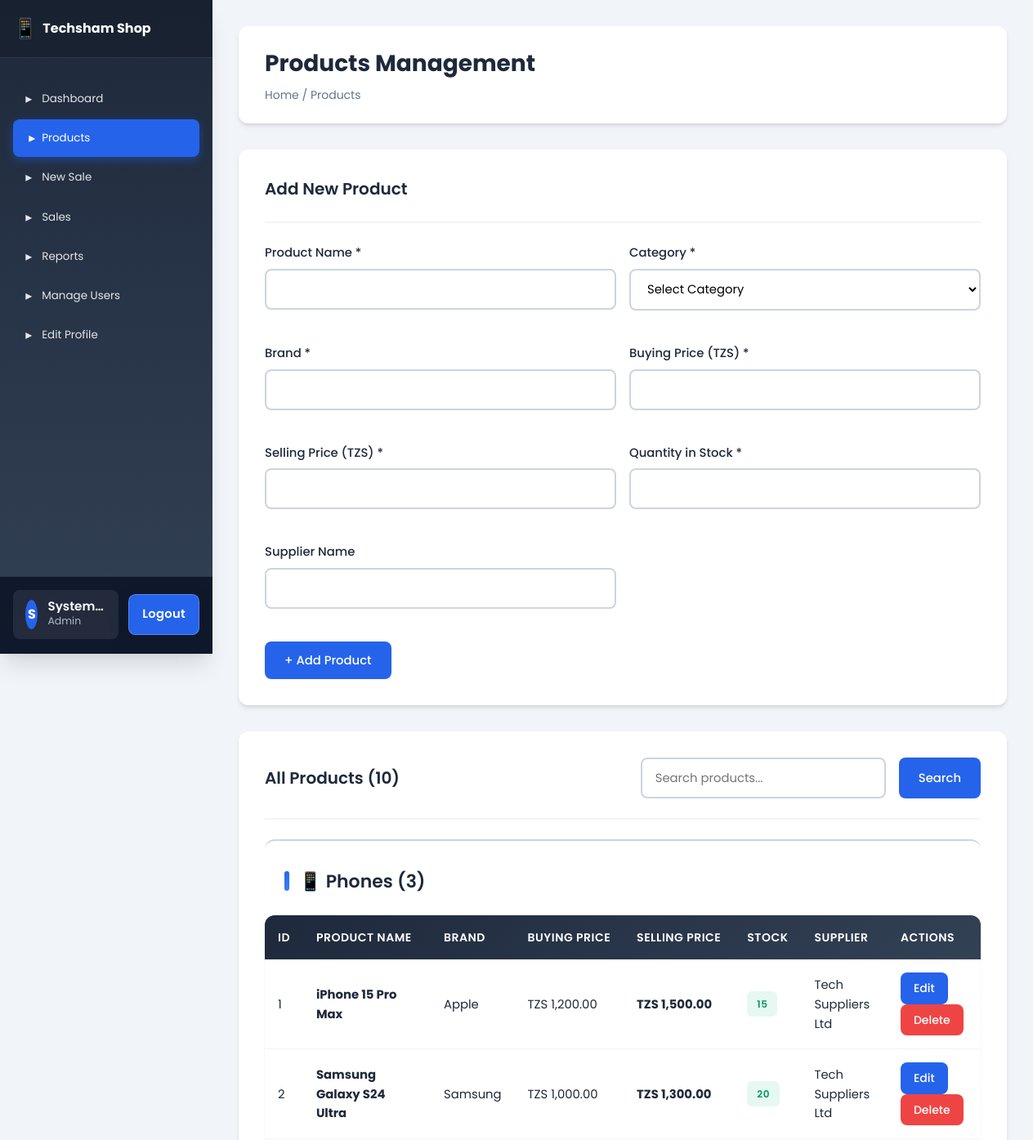
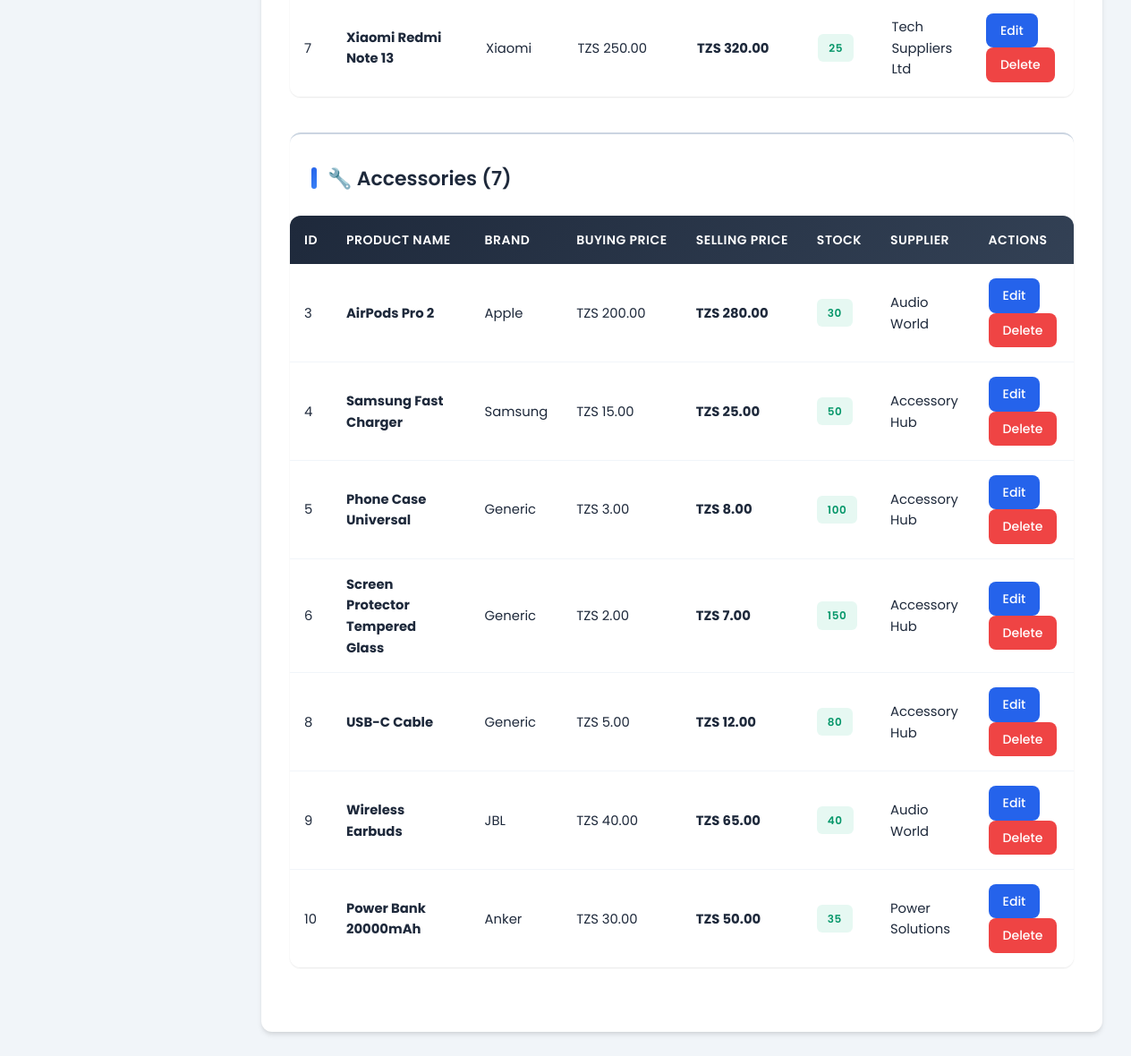
The page /products.php (signed in) on the database its author committed (2 pictures, top to bottom).
### tables this page shows
CREATE TABLE IF NOT EXISTS products (
    id INT(11) AUTO_INCREMENT PRIMARY KEY,
    product_name VARCHAR(200) NOT NULL,
    category ENUM('Phone', 'Accessories') NOT NULL,
    brand VARCHAR(100) NOT NULL,
    buying_price DECIMAL(10,2) NOT NULL,
    selling_price DECIMAL(10,2) NOT NULL,
    quantity_in_stock INT(11) NOT NULL DEFAULT 0,
    supplier_name VARCHAR(150),
    date_added TIMESTAMP DEFAULT CURRENT_TIMESTAMP,
    last_updated TIMESTAMP DEFAULT CURRENT_TIMESTAMP ON UPDATE CURRENT_TIMESTAMP,
    status ENUM('active', 'inactive') DEFAULT 'active',
    INDEX idx_category (category),
    INDEX idx_brand (brand),
    INDEX idx_stock (quantity_in_stock)
);

### includes/functions.php (called while the page is built, shortened)
<?php
function formatCurrency($amount) {
    return 'TZS ' . number_format($amount, 2);
}
function isAdmin() {
    return isset($_SESSION['role']) && $_SESSION['role'] === 'admin';
}
?>

### products.php (the view, shortened to what this page needs)
<?php
require_once 'includes/config.php';
require_once 'includes/functions.php';
$isAdmin = isAdmin();
$editProduct = null;
$searchTerm = isset($_GET['search']) ? sanitize($_GET['search']) : '';
if (!empty($searchTerm)) {
    $products = searchProducts($pdo, $searchTerm);
} else {
    $stmt = $pdo->query("SELECT * FROM products WHERE status = 'active' ORDER BY date_added DESC");
    $products = $stmt->fetchAll();
}
$phones = array_filter($products, function($product) {
    return $product['category'] === 'Phone';
});
$accessories = array_filter($products, function($product) {
    return $product['category'] === 'Accessories';
});
?>
<!DOCTYPE html>
<html lang="en">
<head>
    <link rel="stylesheet" href="css/style.css">
</head>
<body>
    <div class="layout">
        <?php include 'includes/sidebar.php'; ?>
        <div class="main-content">
            <div class="top-bar">
                <div>
                    <h1 class="page-title">Products Management</h1>
                    <div class="breadcrumb">Home / Products</div>
                </div>
            </div>
            <?php if ($isAdmin): ?>
                <div class="card">
                    <div class="card-header">
                        <h2 class="card-title"><?php echo $editProduct ? 'Edit Product' : 'Add New Product'; ?></h2>
                    </div>
                    <form method="POST" action="" onsubmit="return validateProductForm()">
                        <div style="display: grid; grid-template-columns: repeat(auto-fit, minmax(300px, 1fr)); gap: 1rem;">
                            <div class="form-group">
                                <label class="form-label">Product Name *</label>
                                <input type="text" name="product_name" class="form-control"
                                       value="<?php echo $editProduct ? htmlspecialchars($editProduct['product_name']) : ''; ?>" required>
                            </div>
                            <div class="form-group">
                                <label class="form-label">Category *</label>
                                <select name="category" class="form-control" required>
                                    <option value="">Select Category</option>
                                </select>
                            </div>
                            <div class="form-group">
                                <label class="form-label">Brand *</label>
                                <input type="text" name="brand" class="form-control"
                                       value="<?php echo $editProduct ? htmlspecialchars($editProduct['brand']) : ''; ?>" required>
                            </div>
                            <div class="form-group">
                                <label class="form-label">Buying Price (TZS) *</label>
                                <input type="number" name="buying_price" class="form-control" step="0.01" min="0"
                                       value="<?php echo $editProduct ? $editProduct['buying_price'] : ''; ?>" required>
                            </div>
                            <div class="form-group">
                                <label class="form-label">Selling Price (TZS) *</label>
                                <input type="number" name="selling_price" class="form-control" step="0.01" min="0"
                                       value="<?php echo $editProduct ? $editProduct['selling_price'] : ''; ?>" required>
                            </div>
                            <div class="form-group">
                                <label class="form-label">Quantity in Stock *</label>
                                <input type="number" name="quantity_in_stock" class="form-control" min="0"
                                       value="<?php echo $editProduct ? $editProduct['quantity_in_stock'] : ''; ?>" required>
                            </div>
                            <div class="form-group">
                                <label class="form-label">Supplier Name</label>
                                <input type="text" name="supplier_name" class="form-control"
                                       value="<?php echo $editProduct ? htmlspecialchars($editProduct['supplier_name']) : ''; ?>">
                            </div>
                        </div>
                        <div class="flex gap-1" style="margin-top: 1rem;">
                            <button type="submit" class="btn btn-primary">
                                <?php echo $editProduct ? '✓ Update Product' : '+ Add Product'; ?>
                            </button>
                        </div>
                    </form>
                </div>
            <?php endif; ?>
            <div class="card">
                <div class="card-header">
                    <h2 class="card-title">All Products (<?php echo count($products); ?>)</h2>
                    <form method="GET" action="" class="flex gap-1">
                        <input type="text" name="search" class="form-control" placeholder="Search products..."
                               value="<?php echo htmlspecialchars($searchTerm); ?>" style="max-width: 300px;">
                        <button type="submit" class="btn btn-primary">Search</button>
                    </form>
                </div>
                <div class="category-section">
                    <h3 class="category-title">📱 Phones (<?php echo count($phones); ?>)</h3>
                    <?php if (count($phones) > 0): ?>
                        <div class="table-container">
                            <table class="table">
                                <thead>
                                    <tr>
                                        <th>ID</th>
                                        <th>Product Name</th>
                                        <th>Brand</th>
                                        <th>Buying Price</th>
                                        <th>Selling Price</th>
                                        <th>Stock</th>
                                        <th>Supplier</th>
                                        <th>Actions</th>
                                    </tr>
                                </thead>
                                <tbody>
                                    <?php foreach ($phones as $product): ?>
                                        <tr>
                                            <td><?php echo $product['id']; ?></td>
                                            <td><strong><?php echo htmlspecialchars($product['product_name']); ?></strong></td>
                                            <td><?php echo htmlspecialchars($product['brand']); ?></td>
                                            <td><?php echo formatCurrency($product['buying_price']); ?></td>
                                            <td><strong><?php echo formatCurrency($product['selling_price']); ?></strong></td>
                                            <td>
                                                <span class="badge <?php echo $product['quantity_in_stock'] < 10 ? 'badge-warning' : 'badge-success'; ?>">
                                                    <?php echo $product['quantity_in_stock']; ?>
                                                </span>
                                            </td>
                                            <td><?php echo htmlspecialchars($product['supplier_name']); ?></td>
                                            <td>
                                                <?php if ($isAdmin): ?>
                                                    <a href="products.php?edit=<?php echo $product['id']; ?>" class="btn btn-sm btn-primary">Edit</a>
                                                    <a href="products.php?delete=<?php echo $product['id']; ?>"
                                                       class="btn btn-sm btn-danger"
                                                       onclick="return confirm('Are you sure you want to delete this product?')">Delete</a>
                                                <?php else: ?>
                                                    <span class="text-muted">View only</span>
                                                <?php endif; ?>
                                            </td>
                                        </tr>
                                    <?php endforeach; ?>
                                </tbody>
                            </table>
                        </div>
                    <?php else: ?>
                        <p class="text-center text-muted">No phones found.</p>
                    <?php endif; ?>
                </div>
                <div class="category-section">
                    <h3 class="category-title">🔧 Accessories (<?php echo count($accessories); ?>)</h3>
                    <?php if (count($accessories) > 0): ?>
                        <div class="table-container">
                            <table class="table">
                                <thead>
                                    <tr>
                                        <th>ID</th>
                                        <th>Product Name</th>
                                        <th>Brand</th>
                                        <th>Buying Price</th>
                                        <th>Selling Price</th>
                                        <th>Stock</th>
                                        <th>Supplier</th>
                                        <th>Actions</th>
                                    </tr>
                                </thead>
                                <tbody>
                                    <?php foreach ($accessories as $product): ?>
                                        <tr>
                                            <td><?php echo $product['id']; ?></td>
                                            <td><strong><?php echo htmlspecialchars($product['product_name']); ?></strong></td>
                                            <td><?php echo htmlspecialchars($product['brand']); ?></td>
                                            <td><?php echo formatCurrency($product['buying_price']); ?></td>
                                            <td><strong><?php echo formatCurrency($product['selling_price']); ?></strong></td>
                                            <td>
                                                <span class="badge <?php echo $product['quantity_in_stock'] < 10 ? 'badge-warning' : 'badge-success'; ?>">
                                                    <?php echo $product['quantity_in_stock']; ?>
                                                </span>
                                            </td>
                                            <td><?php echo htmlspecialchars($product['supplier_name']); ?></td>
                                            <td>
                                                <?php if ($isAdmin): ?>
                                                    <a href="products.php?edit=<?php echo $product['id']; ?>" class="btn btn-sm btn-primary">Edit</a>
                                                    <a href="products.php?delete=<?php echo $product['id']; ?>"
                                                       class="btn btn-sm btn-danger"
                                                       onclick="return confirm('Are you sure you want to delete this product?')">Delete</a>
                                                <?php else: ?>
                                                    <span class="text-muted">View only</span>
                                                <?php endif; ?>
                                            </td>
                                        </tr>
                                    <?php endforeach; ?>
                                </tbody>
                            </table>
                        </div>
                    <?php else: ?>
                        <p class="text-center text-muted">No accessories found.</p>
                    <?php endif; ?>
                </div>
            </div>
        </div>
    </div>
</body>
</html>

### includes/sidebar.php (shortened to what this page needs)
<div class="sidebar" id="main-navigation" role="navigation">
    <div class="sidebar-header">
        <h2>Techsham Shop</h2>
    </div>
    <nav class="sidebar-nav">
        <div class="nav-item">
            <a href="index.php" class="<?php echo basename($_SERVER['PHP_SELF']) == 'index.php' ? 'active' : ''; ?>">
                Dashboard
            </a>
        </div>
        <div class="nav-item">
            <a href="products.php" class="<?php echo basename($_SERVER['PHP_SELF']) == 'products.php' ? 'active' : ''; ?>">
                Products
            </a>
        </div>
        <div class="nav-item">
            <a href="new_sale.php" class="<?php echo basename($_SERVER['PHP_SELF']) == 'new_sale.php' ? 'active' : ''; ?>">
                New Sale
            </a>
        </div>
        <?php if (isAdmin()): ?>
            <div class="nav-item">
                <a href="sales.php" class="<?php echo basename($_SERVER['PHP_SELF']) == 'sales.php' ? 'active' : ''; ?>">
                    Sales
                </a>
            </div>
            <div class="nav-item">
                <a href="reports.php" class="<?php echo basename($_SERVER['PHP_SELF']) == 'reports.php' ? 'active' : ''; ?>">
                    Reports
                </a>
            </div>
            <div class="nav-item">
                <a href="manage_users.php" class="<?php echo basename($_SERVER['PHP_SELF']) == 'manage_users.php' ? 'active' : ''; ?>">
                    Manage Users
                </a>
            </div>
        <?php endif; ?>
        <div class="nav-item">
            <a href="edit_profile.php" class="<?php echo basename($_SERVER['PHP_SELF']) == 'edit_profile.php' ? 'active' : ''; ?>">
                Edit Profile
            </a>
        </div>
    </nav>
    <div class="sidebar-footer">
        <div class="user-info">
            <div class="user-avatar">
                <?php echo strtoupper(substr($_SESSION['full_name'], 0, 1)); ?>
            </div>
            <div class="user-details">
                <div class="user-name"><?php echo $_SESSION['full_name']; ?></div>
                <div class="user-role"><?php echo ucfirst($_SESSION['role']); ?></div>
            </div>
        </div>
        <a href="logout.php" class="logout-button">Logout</a>
    </div>
</div>

### rows shown on the page
products: id "1", product_name "iPhone 15 Pro Max", brand "Apple", buying_price "TZS 1,200.00", selling_price "TZS 1,500.00", quantity_in_stock "15", supplier_name "Tech Suppliers Ltd"
products: id "2", product_name "Samsung Galaxy S24 Ultra", brand "Samsung", buying_price "TZS 1,000.00", selling_price "TZS 1,300.00", quantity_in_stock "20", supplier_name "Tech Suppliers Ltd"
products: id "7", product_name "Xiaomi Redmi Note 13", brand "Xiaomi", buying_price "TZS 250.00", selling_price "TZS 320.00", quantity_in_stock "25", supplier_name "Tech Suppliers Ltd"
products: id "3", product_name "AirPods Pro 2", brand "Apple", buying_price "TZS 200.00", selling_price "TZS 280.00", quantity_in_stock "30", supplier_name "Audio World"
products: id "4", product_name "Samsung Fast Charger", brand "Samsung", buying_price "TZS 15.00", selling_price "TZS 25.00", quantity_in_stock "50", supplier_name "Accessory Hub"
products: id "5", product_name "Phone Case Universal", brand "Generic", buying_price "TZS 3.00", selling_price "TZS 8.00", quantity_in_stock "100", supplier_name "Accessory Hub"
products: id "6", product_name "Screen Protector Tempered Glass", brand "Generic", buying_price "TZS 2.00", selling_price "TZS 7.00", quantity_in_stock "150", supplier_name "Accessory Hub"
products: id "8", product_name "USB-C Cable", brand "Generic", buying_price "TZS 5.00", selling_price "TZS 12.00", quantity_in_stock "80", supplier_name "Accessory Hub"
products: id "9", product_name "Wireless Earbuds", brand "JBL", buying_price "TZS 40.00", selling_price "TZS 65.00", quantity_in_stock "40", supplier_name "Audio World"
products: id "10", product_name "Power Bank 20000mAh", brand "Anker", buying_price "TZS 30.00", selling_price "TZS 50.00", quantity_in_stock "35", supplier_name "Power Solutions"

### other values the page prints
substr($_SESSION['full_name'], 0, 1) "S"
$_SESSION['full_name'] "System…"
$_SESSION['role'] "Admin"
count($products) "10"
count($phones) "3"
count($accessories) "7"
